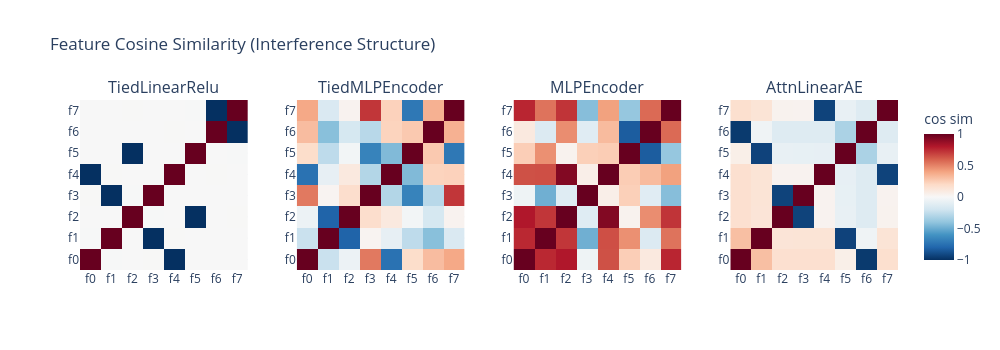

The notebook cell saved with this chart:
### Markdown cell above
## Interference Structure

The cosine similarity matrix between feature embeddings shows which
features interfere with each other. Ideally, features with similar
importance but different identities should be orthogonal (zero cosine
similarity). In practice, superposition forces some features to share
directions.

### Code cell
# -- Cosine similarity matrices --

fig_cos = make_subplots(
    rows=1,
    cols=4,
    subplot_titles=list(models_sparse.keys()),
    horizontal_spacing=0.06,
)

for col_idx, (name, tm) in enumerate(models_sparse.items(), 1):
    cos_sim = tm.cosine_similarity_matrix.cpu().numpy()
    labels = [f"f{i}" for i in range(N_FEATURES)]
    fig_cos.add_trace(
        go.Heatmap(
            z=cos_sim,
            x=labels,
            y=labels,
            colorscale="RdBu_r",
            zmid=0,
            zmin=-1,
            zmax=1,
            showscale=(col_idx == 4),
            colorbar=dict(title="cos sim") if col_idx == 4 else None,
        ),
        row=1,
        col=col_idx,
    )

fig_cos.update_layout(
    title="Feature Cosine Similarity (Interference Structure)",
    template="plotly_white",
    height=350,
    width=1000,
)
fig_cos.show()

### Figure 1 — Plotly figure (JSON) as saved in the notebook; plotly's stock layout.template omitted (floating-point values rounded to 4 significant figures)
{"data": [{"colorscale": [[0, "rgb(5,48,97)"], [0.1, "rgb(33,102,172)"], [0.2, "rgb(67,147,195)"], [0.3, "rgb(146,197,222)"], [0.4, "rgb(209,229,240)"], [0.5, "rgb(247,247,247)"], [0.6, "rgb(253,219,199)"], [0.7, "rgb(244,165,130)"], [0.8, "rgb(214,96,77)"], [0.9, "rgb(178,24,43)"], [1, "rgb(103,0,31)"]], "showscale": false, "type": "heatmap", "x": ["f0", "f1", "f2", "f3", "f4", "f5", "f6", "f7"], "xaxis": "x", "y": ["f0", "f1", "f2", "f3", "f4", "f5", "f6", "f7"], "yaxis": "y", "z": [[1.0, -0.003314, 0.002041, 0.002648, -1.0, 0.0003464, -0.001783, -0.00142], [-0.003314, 1.0, 0.002036, -1.0, 0.002506, -0.0006172, 0.001242, -0.0008474], [0.002041, 0.002036, 1.0, -0.003218, -0.0004925, -1.0, -0.0006365, 0.002925], [0.002648, -1.0, -0.003218, 1.0, -0.001842, 0.001798, -0.00026, -0.0001347], [-1.0, 0.002506, -0.0004925, -0.001842, 1.0, -0.001896, 0.002267, 0.0009393], [0.0003464, -0.0006172, -1.0, 0.001798, -0.001896, 1.0, 0.001026, -0.003322], [-0.001783, 0.001242, -0.0006365, -0.00026, 0.002267, 0.001026, 1.0, -1.0], [-0.00142, -0.0008474, 0.002925, -0.0001347, 0.0009393, -0.003322, -1.0, 1.0]], "zmax": 1, "zmid": 0, "zmin": -1}, {"colorscale": [[0, "rgb(5,48,97)"], [0.1, "rgb(33,102,172)"], [0.2, "rgb(67,147,195)"], [0.3, "rgb(146,197,222)"], [0.4, "rgb(209,229,240)"], [0.5, "rgb(247,247,247)"], [0.6, "rgb(253,219,199)"], [0.7, "rgb(244,165,130)"], [0.8, "rgb(214,96,77)"], [0.9, "rgb(178,24,43)"], [1, "rgb(103,0,31)"]], "showscale": false, "type": "heatmap", "x": ["f0", "f1", "f2", "f3", "f4", "f5", "f6", "f7"], "xaxis": "x2", "y": ["f0", "f1", "f2", "f3", "f4", "f5", "f6", "f7"], "yaxis": "y2", "z": [[1.0, -0.2225, -0.05622, 0.5269, -0.745, 0.1819, 0.3138, 0.386], [-0.2225, 1.0, -0.8069, 0.02609, -0.08371, -0.2609, -0.422, -0.1517], [-0.05622, -0.8069, 1.0, 0.177, 0.1016, -0.02712, -0.1715, 0.03336], [0.5269, 0.02609, 0.177, 1.0, -0.2963, -0.6727, -0.28, 0.7162], [-0.745, -0.08371, 0.1016, -0.2963, 1.0, -0.4441, 0.2255, 0.2315], [0.1819, -0.2609, -0.02712, -0.6727, -0.4441, 1.0, 0.268, -0.7198], [0.3138, -0.422, -0.1715, -0.28, 0.2255, 0.268, 1.0, 0.3547], [0.386, -0.1517, 0.03336, 0.7162, 0.2315, -0.7198, 0.3547, 1.0]], "zmax": 1, "zmid": 0, "zmin": -1}, {"colorscale": [[0, "rgb(5,48,97)"], [0.1, "rgb(33,102,172)"], [0.2, "rgb(67,147,195)"], [0.3, "rgb(146,197,222)"], [0.4, "rgb(209,229,240)"], [0.5, "rgb(247,247,247)"], [0.6, "rgb(253,219,199)"], [0.7, "rgb(244,165,130)"], [0.8, "rgb(214,96,77)"], [0.9, "rgb(178,24,43)"], [1, "rgb(103,0,31)"]], "showscale": false, "type": "heatmap", "x": ["f0", "f1", "f2", "f3", "f4", "f5", "f6", "f7"], "xaxis": "x3", "y": ["f0", "f1", "f2", "f3", "f4", "f5", "f6", "f7"], "yaxis": "y3", "z": [[1.0, 0.7567, 0.8054, -0.04483, 0.6424, 0.2468, 0.09863, 0.7638], [0.7567, 1.0, 0.7163, -0.4871, 0.6465, 0.4603, -0.1413, 0.5437], [0.8054, 0.7163, 1.0, -0.1262, 0.9274, 0.03742, 0.4694, 0.7215], [-0.04483, -0.4871, -0.1262, 1.0, 0.06092, 0.2395, -0.1199, -0.4284], [0.6424, 0.6465, 0.9274, 0.06092, 1.0, 0.2515, 0.3179, 0.4101], [0.2468, 0.4603, 0.03742, 0.2395, 0.2515, 1.0, -0.8341, -0.3885], [0.09863, -0.1413, 0.4694, -0.1199, 0.3179, -0.8341, 1.0, 0.5696], [0.7638, 0.5437, 0.7215, -0.4284, 0.4101, -0.3885, 0.5696, 1.0]], "zmax": 1, "zmid": 0, "zmin": -1}, {"colorbar": {"title": {"text": "cos sim"}}, "colorscale": [[0, "rgb(5,48,97)"], [0.1, "rgb(33,102,172)"], [0.2, "rgb(67,147,195)"], [0.3, "rgb(146,197,222)"], [0.4, "rgb(209,229,240)"], [0.5, "rgb(247,247,247)"], [0.6, "rgb(253,219,199)"], [0.7, "rgb(244,165,130)"], [0.8, "rgb(214,96,77)"], [0.9, "rgb(178,24,43)"], [1, "rgb(103,0,31)"]], "showscale": true, "type": "heatmap", "x": ["f0", "f1", "f2", "f3", "f4", "f5", "f6", "f7"], "xaxis": "x4", "y": ["f0", "f1", "f2", "f3", "f4", "f5", "f6", "f7"], "yaxis": "y4", "z": [[1.0, 0.3054, 0.1614, 0.161, 0.1613, 0.06059, -0.9647, 0.1659], [0.3054, 1.0, 0.1347, 0.1373, 0.1384, -0.932, -0.04396, 0.1355], [0.1614, 0.1347, 1.0, -0.9314, 0.03339, -0.08073, -0.1323, 0.03762], [0.161, 0.1373, -0.9314, 1.0, 0.03334, -0.08166, -0.1307, 0.03444], [0.1613, 0.1384, 0.03339, 0.03334, 1.0, -0.08467, -0.1341, -0.9298], [0.06059, -0.932, -0.08073, -0.08166, -0.08467, 1.0, -0.3212, -0.07785], [-0.9647, -0.04396, -0.1323, -0.1307, -0.1341, -0.3212, 1.0, -0.1334], [0.1659, 0.1355, 0.03762, 0.03444, -0.9298, -0.07785, -0.1334, 1.0]], "zmax": 1, "zmid": 0, "zmin": -1}], "layout": {"annotations": [{"font": {"size": 16}, "showarrow": false, "text": "TiedLinearRelu", "x": 0.1025, "xanchor": "center", "xref": "paper", "y": 1, "yanchor": "bottom", "yref": "paper"}, {"font": {"size": 16}, "showarrow": false, "text": "TiedMLPEncoder", "x": 0.3675, "xanchor": "center", "xref": "paper", "y": 1, "yanchor": "bottom", "yref": "paper"}, {"font": {"size": 16}, "showarrow": false, "text": "MLPEncoder", "x": 0.6325, "xanchor": "center", "xref": "paper", "y": 1, "yanchor": "bottom", "yref": "paper"}, {"font": {"size": 16}, "showarrow": false, "text": "AttnLinearAE", "x": 0.8975, "xanchor": "center", "xref": "paper", "y": 1, "yanchor": "bottom", "yref": "paper"}], "height": 350, "title": {"text": "Feature Cosine Similarity (Interference Structure)"}, "width": 1000, "xaxis": {"anchor": "y", "domain": [0, 0.205]}, "xaxis2": {"anchor": "y2", "domain": [0.265, 0.47]}, "xaxis3": {"anchor": "y3", "domain": [0.53, 0.735]}, "xaxis4": {"anchor": "y4", "domain": [0.795, 1]}, "yaxis": {"anchor": "x", "domain": [0, 1]}, "yaxis2": {"anchor": "x2", "domain": [0, 1]}, "yaxis3": {"anchor": "x3", "domain": [0, 1]}, "yaxis4": {"anchor": "x4", "domain": [0, 1]}}}
